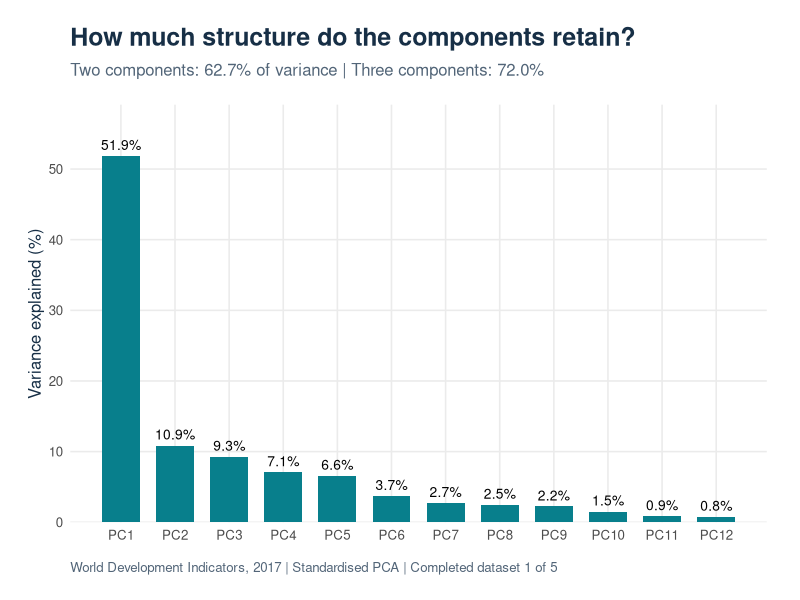
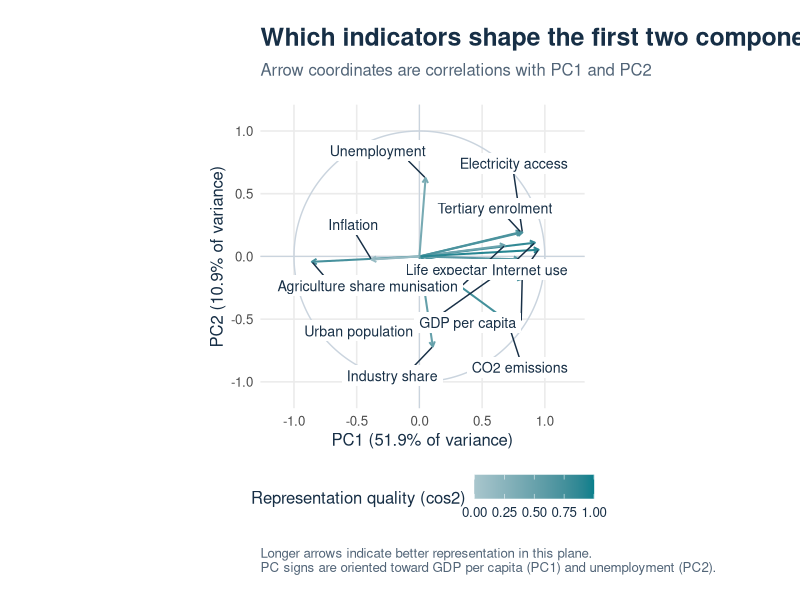
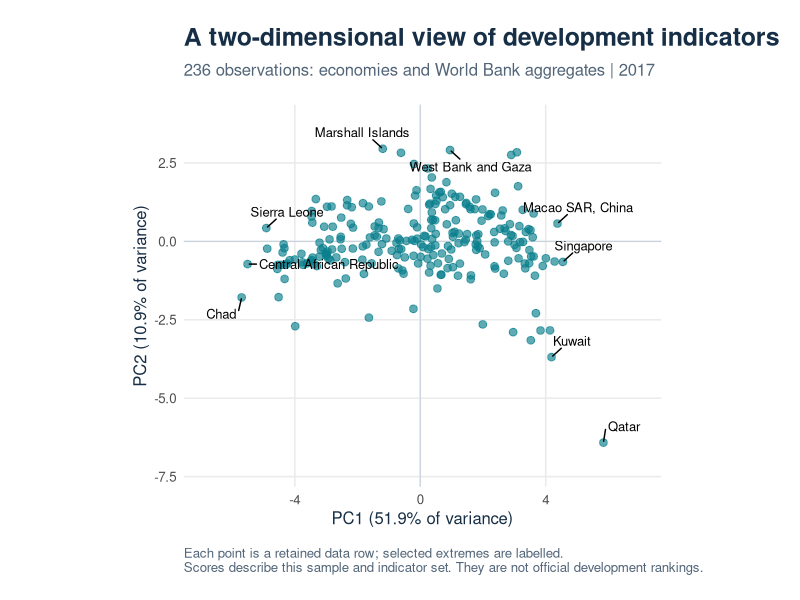

Here is the R script that generated these plots, in order:
# PCA of World Development Indicators, 2017.
# Run from the repository root: Rscript --vanilla Stats_Project.R
# Original code: archive/Stats_Project_original.R. Revision notes: docs/methodology.md.
if (!file.exists("Data.csv")) stop("Run from the repository root, where Data.csv is located.")
if (dir.exists(".R-library")) .libPaths(c(normalizePath(".R-library"), .libPaths()))
packages <- c("mice", "ggplot2", "ggrepel")
missing <- packages[!vapply(packages, requireNamespace, logical(1), quietly = TRUE)]
if (length(missing)) stop("Missing packages: ", paste(missing, collapse = ", "),
                          ". First run: Rscript --vanilla setup.R")
library(ggplot2)
set.seed(123)
dir.create("figures", showWarnings = FALSE)
dir.create("results", showWarnings = FALSE)

# Select by WDI code, so labels remain correct if CSV columns are reordered.
indicator_codes <- c(
  "NY.GDP.PCAP.PP.KD", "SP.DYN.LE00.IN", "SE.TER.ENRR", "SH.IMM.MEAS",
  "SP.URB.TOTL.IN.ZS", "EN.GHG.CO2.PC.CE.AR5", "EG.ELC.ACCS.ZS",
  "IT.NET.USER.ZS", "SL.UEM.TOTL.ZS", "NV.AGR.TOTL.ZS", "NV.IND.TOTL.ZS", "FP.CPI.TOTL.ZG"
)
indicator_labels <- c(
  "GDP per capita", "Life expectancy", "Tertiary enrolment", "Measles immunisation",
  "Urban population", "CO2 emissions", "Electricity access", "Internet use",
  "Unemployment", "Agriculture share", "Industry share", "Inflation"
)
raw <- read.csv("Data.csv", check.names = FALSE, na.strings = c("..", ""),
                stringsAsFactors = FALSE)
stopifnot(all(c("Time", "Country Name", "Country Code") %in% names(raw)))
columns <- vapply(indicator_codes, function(code) {
  hits <- which(endsWith(names(raw), paste0("[", code, "]")))
  if (length(hits) != 1L) stop("Missing or duplicated indicator: ", code)
  hits
}, integer(1))
# Remove footer notes and blank rows. Retain aggregates as in the original script.
valid <- !is.na(raw$Time) & raw$Time == "2017" & !is.na(raw[["Country Code"]])
data <- raw[valid, , drop = FALSE]
stopifnot(nrow(data) > 12L, !anyDuplicated(data[["Country Code"]]),
          !anyNA(data[["Country Name"]]))
numeric_data <- as.data.frame(lapply(data[, columns], function(x) {
  converted <- suppressWarnings(as.numeric(x))
  if (any(!is.na(x) & is.na(converted))) stop("Unrecognised non-numeric data value.")
  converted
}))
names(numeric_data) <- indicator_codes
missing_count <- rowSums(is.na(numeric_data))
keep <- missing_count <= ncol(numeric_data) * 0.3
sample_audit <- data.frame(name = data[["Country Name"]], code = data[["Country Code"]],
                           missing_indicators = missing_count, retained = keep)
write.csv(sample_audit, "results/sample-audit.csv", row.names = FALSE)
retained <- numeric_data[keep, , drop = FALSE]
stopifnot(nrow(retained) > ncol(retained))
coverage <- data.frame(indicator = indicator_labels, code = indicator_codes,
                       original_column = names(raw)[columns],
                       missing_before_filter = colSums(is.na(numeric_data)),
                       missing_after_filter = colSums(is.na(retained)))
write.csv(coverage, "results/indicator-coverage.csv", row.names = FALSE)

# Preserve the original settings and explicitly select completed dataset 1.
# Other imputations provide a limited variance sensitivity check, not pooled inference.
if (anyNA(retained)) {
  imputed <- mice::mice(retained, m = 5, maxit = 5, method = "pmm", seed = 123, printFlag = FALSE)
  completed <- lapply(seq_len(5), function(i) mice::complete(imputed, action = i))
  events <- imputed$loggedEvents
} else {
  completed <- list(retained)
  events <- NULL
}
if (is.null(events)) events <- data.frame(note = character())
write.csv(events, "results/imputation-events.csv", row.names = FALSE)
fit_pca <- function(x) {
  stopifnot(all(is.finite(as.matrix(x))), all(vapply(x, sd, numeric(1)) > 0))
  fit <- prcomp(x, center = TRUE, scale. = TRUE)
  # Signs are arbitrary. Orient PC1 toward GDP and PC2 toward unemployment.
  anchors <- c("NY.GDP.PCAP.PP.KD", "SL.UEM.TOTL.ZS")
  for (j in seq_along(anchors)) {
    direction <- if (fit$rotation[anchors[j], j] < 0) -1 else 1
    fit$rotation[, j] <- fit$rotation[, j] * direction
    fit$x[, j] <- fit$x[, j] * direction
  }
  fit
}
fits <- lapply(completed, fit_pca)
pca <- fits[[1]]
scaled <- scale(completed[[1]])
eigenvalues <- pca$sdev^2
variance_pct <- eigenvalues / sum(eigenvalues) * 100
variance <- data.frame(component = paste0("PC", seq_along(eigenvalues)),
                       eigenvalue = eigenvalues, variance_pct = variance_pct,
                       cumulative_pct = cumsum(variance_pct))
write.csv(variance, "results/variance-explained.csv", row.names = FALSE)
# Check the SVD against the coursework's manual eigendecomposition.
manual <- eigen(cor(completed[[1]]), symmetric = TRUE)
stopifnot(isTRUE(all.equal(unname(manual$values), unname(eigenvalues), tolerance = 1e-8)))
# For standardised data, correlations = eigenvectors * sqrt(eigenvalues).
correlations <- sweep(pca$rotation, 2, pca$sdev, "*")
write.csv(data.frame(indicator = indicator_labels, code = indicator_codes, pca$rotation),
          "results/loadings.csv", row.names = FALSE)
write.csv(data.frame(indicator = indicator_labels, code = indicator_codes, correlations),
          "results/variable-correlations.csv", row.names = FALSE)
scores <- data.frame(name = data[["Country Name"]][keep],
                     code = data[["Country Code"]][keep], pca$x)
write.csv(scores, "results/scores.csv", row.names = FALSE)
sensitivity <- do.call(rbind, lapply(seq_along(fits), function(i) {
  v <- fits[[i]]$sdev^2 / sum(fits[[i]]$sdev^2) * 100
  data.frame(imputation = i, PC1_pct = v[1], PC2_pct = v[2],
             first_two_pct = sum(v[1:2]), first_three_pct = sum(v[1:3]))
}))
write.csv(sensitivity, "results/imputation-sensitivity.csv", row.names = FALSE)

# Consistent figures for the README and closer inspection.
ink <- "#172F46"
teal <- "#087F8C"
theme_set(theme_minimal(base_size = 12) + theme(
  text = element_text(colour = ink),
  plot.title = element_text(face = "bold", size = 18, margin = margin(b = 8)),
  plot.subtitle = element_text(colour = "#526578", margin = margin(b = 18)),
  plot.caption = element_text(colour = "#526578", hjust = 0, margin = margin(t = 14)),
  panel.grid.minor = element_blank(), plot.margin = margin(20, 24, 18, 20),
  legend.position = "bottom"
))
axis_labels <- sprintf("PC%d (%.1f%% of variance)", 1:2, variance_pct[1:2])
scree <- ggplot(variance, aes(x = seq_along(eigenvalue), y = variance_pct)) +
  geom_col(fill = teal, width = 0.7) +
  geom_text(aes(label = sprintf("%.1f%%", variance_pct)), vjust = -0.6, size = 3.5) +
  scale_x_continuous(breaks = seq_along(eigenvalues), labels = variance$component) +
  scale_y_continuous(expand = expansion(mult = c(0, 0.14))) +
  labs(title = "How much structure do the components retain?",
       subtitle = sprintf("Two components: %.1f%% of variance | Three components: %.1f%%",
                          sum(variance_pct[1:2]), sum(variance_pct[1:3])),
       x = NULL, y = "Variance explained (%)",
       caption = paste("World Development Indicators, 2017 | Standardised PCA |",
                       if (length(completed) > 1) sprintf("Completed dataset 1 of %d", length(completed))
                       else "Complete observed data"))
ggsave("figures/variance-explained.png", scree, width = 10, height = 5.8, dpi = 180, bg = "white")
variables <- data.frame(label = indicator_labels, PC1 = correlations[, 1],
                        PC2 = correlations[, 2], quality = rowSums(correlations[, 1:2]^2))
theta <- seq(0, 2 * pi, length.out = 361)
circle <- data.frame(x = cos(theta), y = sin(theta))
variable_plot <- ggplot(variables, aes(PC1, PC2)) +
  geom_path(data = circle, aes(x, y), inherit.aes = FALSE, colour = "#CAD4DE") +
  geom_hline(yintercept = 0, colour = "#CAD4DE", linewidth = 0.4) +
  geom_vline(xintercept = 0, colour = "#CAD4DE", linewidth = 0.4) +
  geom_segment(aes(x = 0, y = 0, xend = PC1, yend = PC2, colour = quality),
               arrow = grid::arrow(length = grid::unit(0.14, "cm")), linewidth = 0.7) +
  ggrepel::geom_label_repel(aes(label = label), seed = 123, size = 3.6,
                            box.padding = 0.6, max.overlaps = Inf, label.size = NA,
                            min.segment.length = 0, colour = ink, fill = "white") +
  scale_colour_gradient(low = "#A9C6CD", high = teal, limits = c(0, 1)) +
  coord_fixed(xlim = c(-1.15, 1.2), ylim = c(-1.1, 1.1)) +
  labs(title = "Which indicators shape the first two components?",
       subtitle = "Arrow coordinates are correlations with PC1 and PC2",
       x = axis_labels[1], y = axis_labels[2], colour = "Representation quality (cos2)",
       caption = "Longer arrows indicate better representation in this plane.\nPC signs are oriented toward GDP per capita (PC1) and unemployment (PC2).")
ggsave("figures/variable-correlations.png", variable_plot,
       width = 9, height = 8.5, dpi = 180, bg = "white")
# Label extremes for orientation; every retained observation remains visible.
label_rows <- unique(c(head(order(scores$PC1), 3), tail(order(scores$PC1), 3),
                       head(order(scores$PC2), 2), tail(order(scores$PC2), 2)))
score_plot <- ggplot(scores, aes(PC1, PC2)) +
  geom_hline(yintercept = 0, colour = "#CAD4DE", linewidth = 0.4) +
  geom_vline(xintercept = 0, colour = "#CAD4DE", linewidth = 0.4) +
  geom_point(colour = teal, alpha = 0.65, size = 2.3) +
  ggrepel::geom_text_repel(data = scores[label_rows, ], aes(label = name),
                           seed = 123, size = 3.3, box.padding = 0.5,
                           max.overlaps = Inf, min.segment.length = 0) +
  scale_x_continuous(expand = expansion(mult = 0.16)) +
  scale_y_continuous(expand = expansion(mult = 0.15)) + coord_fixed() +
  labs(title = "A two-dimensional view of development indicators",
       subtitle = sprintf("%d observations: economies and World Bank aggregates | 2017", nrow(scores)),
       x = axis_labels[1], y = axis_labels[2],
       caption = "Each point is a retained data row; selected extremes are labelled.\nScores describe this sample and indicator set. They are not official development rankings.")
ggsave("figures/observation-scores.png", score_plot, width = 10, height = 8, dpi = 180, bg = "white")
saveRDS(list(pca = pca, completed_data = completed[[1]], scaled = scaled,
             scores = scores, correlations = correlations, manual = manual,
             sensitivity = sensitivity, sample_audit = sample_audit), "results/pca-model.rds")
writeLines(capture.output(sessionInfo()), "results/session-info.txt")
versions <- data.frame(package = packages,
                       version = vapply(packages, function(x) as.character(packageVersion(x)), character(1)),
                       R = as.character(getRversion()))
write.csv(versions, "results/package-versions.csv", row.names = FALSE)
cat(sprintf("Retained %d of %d data rows; imputed %d missing cells.\n",
            sum(keep), length(keep), sum(is.na(retained))))
cat(sprintf("PC1: %.2f%% | PC2: %.2f%% | First two: %.2f%%\n",
            variance_pct[1], variance_pct[2], sum(variance_pct[1:2])))
cat("Figures and tables saved to figures/ and results/.\n")
